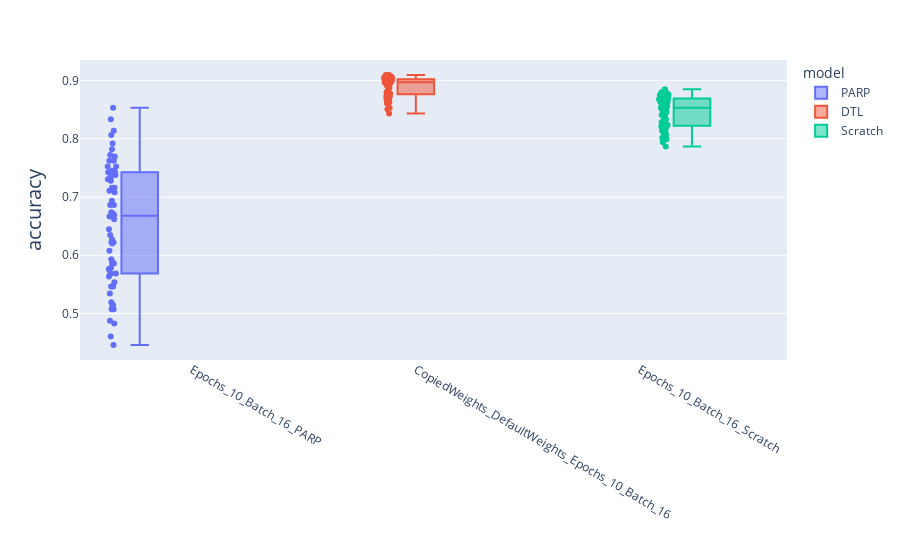

The code cell stored with this chart in its notebook:
### Code cell
import plotly.express as px 
fig = px.box(total_results,x="config",y=metric,color="model",
hover_name="model",points="all",
hover_data={'config':False,"input_w":True,"pred_w":True,"epochs":True,"batch":True,"model":False,
metric:":.2f","count":True,
'mean':':.2f','std':":.2f",'25%':':.2f',
'50%':':.2f', '75%':':.2f'})

fig.update_yaxes(title=metric_name_dic[metric],title_font_size=20)
fig.update_xaxes(title="",visible=True,showticklabels=True)
fig.update_traces(quartilemethod="exclusive")

### Figure 1 — Plotly figure (JSON) as saved in the notebook; plotly's stock layout.template omitted (floating-point values rounded to 4 significant figures; data arrays with more than 128 entries replaced by an {"elided": "..."} marker saying what was removed)
{"data": [{"alignmentgroup": "True", "boxpoints": "all", "customdata": {"elided": "64x11 mixed values"}, "hovertemplate": "<b>%{hovertext}</b><br><br>accuracy_score=%{y:.2f}<br>input_w=%{customdata[0]}<br>pred_w=%{customdata[1]}<br>epochs=%{customdata[2]}<br>batch=%{customdata[3]}<br>count=%{customdata[5]}<br>mean=%{customdata[6]:.2f}<br>std=%{customdata[7]:.2f}<br>25%=%{customdata[8]:.2f}<br>50%=%{customdata[9]:.2f}<br>75%=%{customdata[10]:.2f}<extra></extra>", "hovertext": ["PARP", "PARP", "PARP", "PARP", "PARP", "PARP", "PARP", "PARP", "PARP", "PARP", "PARP", "PARP", "PARP", "PARP", "PARP", "PARP", "PARP", "PARP", "PARP", "PARP", "PARP", "PARP", "PARP", "PARP", "PARP", "PARP", "PARP", "PARP", "PARP", "PARP", "PARP", "PARP", "PARP", "PARP", "PARP", "PARP", "PARP", "PARP", "PARP", "PARP", "PARP", "PARP", "PARP", "PARP", "PARP", "PARP", "PARP", "PARP", "PARP", "PARP", "PARP", "PARP", "PARP", "PARP", "PARP", "PARP", "PARP", "PARP", "PARP", "PARP", "PARP", "PARP", "PARP", "PARP"], "legendgroup": "PARP", "marker": {"color": "#636efa"}, "name": "PARP", "notched": false, "offsetgroup": "PARP", "orientation": "v", "quartilemethod": "exclusive", "showlegend": true, "type": "box", "x": ["Epochs_10_Batch_16_PARP", "Epochs_10_Batch_16_PARP", "Epochs_10_Batch_16_PARP", "Epochs_10_Batch_16_PARP", "Epochs_10_Batch_16_PARP", "Epochs_10_Batch_16_PARP", "Epochs_10_Batch_16_PARP", "Epochs_10_Batch_16_PARP", "Epochs_10_Batch_16_PARP", "Epochs_10_Batch_16_PARP", "Epochs_10_Batch_16_PARP", "Epochs_10_Batch_16_PARP", "Epochs_10_Batch_16_PARP", "Epochs_10_Batch_16_PARP", "Epochs_10_Batch_16_PARP", "Epochs_10_Batch_16_PARP", "Epochs_10_Batch_16_PARP", "Epochs_10_Batch_16_PARP", "Epochs_10_Batch_16_PARP", "Epochs_10_Batch_16_PARP", "Epochs_10_Batch_16_PARP", "Epochs_10_Batch_16_PARP", "Epochs_10_Batch_16_PARP", "Epochs_10_Batch_16_PARP", "Epochs_10_Batch_16_PARP", "Epochs_10_Batch_16_PARP", "Epochs_10_Batch_16_PARP", "Epochs_10_Batch_16_PARP", "Epochs_10_Batch_16_PARP", "Epochs_10_Batch_16_PARP", "Epochs_10_Batch_16_PARP", "Epochs_10_Batch_16_PARP", "Epochs_10_Batch_16_PARP", "Epochs_10_Batch_16_PARP", "Epochs_10_Batch_16_PARP", "Epochs_10_Batch_16_PARP", "Epochs_10_Batch_16_PARP", "Epochs_10_Batch_16_PARP", "Epochs_10_Batch_16_PARP", "Epochs_10_Batch_16_PARP", "Epochs_10_Batch_16_PARP", "Epochs_10_Batch_16_PARP", "Epochs_10_Batch_16_PARP", "Epochs_10_Batch_16_PARP", "Epochs_10_Batch_16_PARP", "Epochs_10_Batch_16_PARP", "Epochs_10_Batch_16_PARP", "Epochs_10_Batch_16_PARP", "Epochs_10_Batch_16_PARP", "Epochs_10_Batch_16_PARP", "Epochs_10_Batch_16_PARP", "Epochs_10_Batch_16_PARP", "Epochs_10_Batch_16_PARP", "Epochs_10_Batch_16_PARP", "Epochs_10_Batch_16_PARP", "Epochs_10_Batch_16_PARP", "Epochs_10_Batch_16_PARP", "Epochs_10_Batch_16_PARP", "Epochs_10_Batch_16_PARP", "Epochs_10_Batch_16_PARP", "Epochs_10_Batch_16_PARP", "Epochs_10_Batch_16_PARP", "Epochs_10_Batch_16_PARP", "Epochs_10_Batch_16_PARP"], "x0": " ", "xaxis": "x", "y": [0.7721, 0.7525, 0.7304, 0.5123, 0.4608, 0.4877, 0.5343, 0.5074, 0.5196, 0.7917, 0.7696, 0.7377, 0.7623, 0.7328, 0.6936, 0.8529, 0.8333, 0.8064, 0.6667, 0.6691, 0.6201, 0.7426, 0.7083, 0.7377, 0.5637, 0.5074, 0.5466, 0.6225, 0.5784, 0.6275, 0.6863, 0.6446, 0.6348, 0.7157, 0.6716, 0.6863, 0.6078, 0.5882, 0.576, 0.7819, 0.7623, 0.7451, 0.8137, 0.7525, 0.7426, 0.7451, 0.7279, 0.7157, 0.7108, 0.6618, 0.674, 0.5858, 0.5539, 0.5686, 0.5931, 0.5686, 0.5466, 0.5147, 0.4461, 0.4828, 0.7426, 0.6225, 0.5858, 0.5686], "y0": " ", "yaxis": "y"}, {"alignmentgroup": "True", "boxpoints": "all", "customdata": {"elided": "60x11 mixed values"}, "hovertemplate": "<b>%{hovertext}</b><br><br>accuracy_score=%{y:.2f}<br>input_w=%{customdata[0]}<br>pred_w=%{customdata[1]}<br>epochs=%{customdata[2]}<br>batch=%{customdata[3]}<br>count=%{customdata[5]}<br>mean=%{customdata[6]:.2f}<br>std=%{customdata[7]:.2f}<br>25%=%{customdata[8]:.2f}<br>50%=%{customdata[9]:.2f}<br>75%=%{customdata[10]:.2f}<extra></extra>", "hovertext": ["DTL", "DTL", "DTL", "DTL", "DTL", "DTL", "DTL", "DTL", "DTL", "DTL", "DTL", "DTL", "DTL", "DTL", "DTL", "DTL", "DTL", "DTL", "DTL", "DTL", "DTL", "DTL", "DTL", "DTL", "DTL", "DTL", "DTL", "DTL", "DTL", "DTL", "DTL", "DTL", "DTL", "DTL", "DTL", "DTL", "DTL", "DTL", "DTL", "DTL", "DTL", "DTL", "DTL", "DTL", "DTL", "DTL", "DTL", "DTL", "DTL", "DTL", "DTL", "DTL", "DTL", "DTL", "DTL", "DTL", "DTL", "DTL", "DTL", "DTL"], "legendgroup": "DTL", "marker": {"color": "#EF553B"}, "name": "DTL", "notched": false, "offsetgroup": "DTL", "orientation": "v", "quartilemethod": "exclusive", "showlegend": true, "type": "box", "x": ["CopiedWeights_DefaultWeights_Epochs_10_Batch_16", "CopiedWeights_DefaultWeights_Epochs_10_Batch_16", "CopiedWeights_DefaultWeights_Epochs_10_Batch_16", "CopiedWeights_DefaultWeights_Epochs_10_Batch_16", "CopiedWeights_DefaultWeights_Epochs_10_Batch_16", "CopiedWeights_DefaultWeights_Epochs_10_Batch_16", "CopiedWeights_DefaultWeights_Epochs_10_Batch_16", "CopiedWeights_DefaultWeights_Epochs_10_Batch_16", "CopiedWeights_DefaultWeights_Epochs_10_Batch_16", "CopiedWeights_DefaultWeights_Epochs_10_Batch_16", "CopiedWeights_DefaultWeights_Epochs_10_Batch_16", "CopiedWeights_DefaultWeights_Epochs_10_Batch_16", "CopiedWeights_DefaultWeights_Epochs_10_Batch_16", "CopiedWeights_DefaultWeights_Epochs_10_Batch_16", "CopiedWeights_DefaultWeights_Epochs_10_Batch_16", "CopiedWeights_DefaultWeights_Epochs_10_Batch_16", "CopiedWeights_DefaultWeights_Epochs_10_Batch_16", "CopiedWeights_DefaultWeights_Epochs_10_Batch_16", "CopiedWeights_DefaultWeights_Epochs_10_Batch_16", "CopiedWeights_DefaultWeights_Epochs_10_Batch_16", "CopiedWeights_DefaultWeights_Epochs_10_Batch_16", "CopiedWeights_DefaultWeights_Epochs_10_Batch_16", "CopiedWeights_DefaultWeights_Epochs_10_Batch_16", "CopiedWeights_DefaultWeights_Epochs_10_Batch_16", "CopiedWeights_DefaultWeights_Epochs_10_Batch_16", "CopiedWeights_DefaultWeights_Epochs_10_Batch_16", "CopiedWeights_DefaultWeights_Epochs_10_Batch_16", "CopiedWeights_DefaultWeights_Epochs_10_Batch_16", "CopiedWeights_DefaultWeights_Epochs_10_Batch_16", "CopiedWeights_DefaultWeights_Epochs_10_Batch_16", "CopiedWeights_DefaultWeights_Epochs_10_Batch_16", "CopiedWeights_DefaultWeights_Epochs_10_Batch_16", "CopiedWeights_DefaultWeights_Epochs_10_Batch_16", "CopiedWeights_DefaultWeights_Epochs_10_Batch_16", "CopiedWeights_DefaultWeights_Epochs_10_Batch_16", "CopiedWeights_DefaultWeights_Epochs_10_Batch_16", "CopiedWeights_DefaultWeights_Epochs_10_Batch_16", "CopiedWeights_DefaultWeights_Epochs_10_Batch_16", "CopiedWeights_DefaultWeights_Epochs_10_Batch_16", "CopiedWeights_DefaultWeights_Epochs_10_Batch_16", "CopiedWeights_DefaultWeights_Epochs_10_Batch_16", "CopiedWeights_DefaultWeights_Epochs_10_Batch_16", "CopiedWeights_DefaultWeights_Epochs_10_Batch_16", "CopiedWeights_DefaultWeights_Epochs_10_Batch_16", "CopiedWeights_DefaultWeights_Epochs_10_Batch_16", "CopiedWeights_DefaultWeights_Epochs_10_Batch_16", "CopiedWeights_DefaultWeights_Epochs_10_Batch_16", "CopiedWeights_DefaultWeights_Epochs_10_Batch_16", "CopiedWeights_DefaultWeights_Epochs_10_Batch_16", "CopiedWeights_DefaultWeights_Epochs_10_Batch_16", "CopiedWeights_DefaultWeights_Epochs_10_Batch_16", "CopiedWeights_DefaultWeights_Epochs_10_Batch_16", "CopiedWeights_DefaultWeights_Epochs_10_Batch_16", "CopiedWeights_DefaultWeights_Epochs_10_Batch_16", "CopiedWeights_DefaultWeights_Epochs_10_Batch_16", "CopiedWeights_DefaultWeights_Epochs_10_Batch_16", "CopiedWeights_DefaultWeights_Epochs_10_Batch_16", "CopiedWeights_DefaultWeights_Epochs_10_Batch_16", "CopiedWeights_DefaultWeights_Epochs_10_Batch_16", "CopiedWeights_DefaultWeights_Epochs_10_Batch_16"], "x0": " ", "xaxis": "x", "y": [0.8995, 0.8995, 0.8676, 0.8971, 0.902, 0.8848, 0.8971, 0.8971, 0.8799, 0.8946, 0.902, 0.8529, 0.8873, 0.8995, 0.8652, 0.8995, 0.8971, 0.8676, 0.9044, 0.9069, 0.8725, 0.8897, 0.902, 0.8725, 0.8946, 0.8995, 0.8824, 0.902, 0.9093, 0.8775, 0.9044, 0.9044, 0.8897, 0.8922, 0.9044, 0.8652, 0.9069, 0.8971, 0.8627, 0.8922, 0.9069, 0.8603, 0.8995, 0.8922, 0.875, 0.8971, 0.9044, 0.8627, 0.8971, 0.9044, 0.8676, 0.9044, 0.9093, 0.8431, 0.8799, 0.9044, 0.8505, 0.9093, 0.902, 0.8627], "y0": " ", "yaxis": "y"}, {"alignmentgroup": "True", "boxpoints": "all", "customdata": {"elided": "60x11 mixed values"}, "hovertemplate": "<b>%{hovertext}</b><br><br>accuracy_score=%{y:.2f}<br>input_w=%{customdata[0]}<br>pred_w=%{customdata[1]}<br>epochs=%{customdata[2]}<br>batch=%{customdata[3]}<br>count=%{customdata[5]}<br>mean=%{customdata[6]:.2f}<br>std=%{customdata[7]:.2f}<br>25%=%{customdata[8]:.2f}<br>50%=%{customdata[9]:.2f}<br>75%=%{customdata[10]:.2f}<extra></extra>", "hovertext": ["Scratch", "Scratch", "Scratch", "Scratch", "Scratch", "Scratch", "Scratch", "Scratch", "Scratch", "Scratch", "Scratch", "Scratch", "Scratch", "Scratch", "Scratch", "Scratch", "Scratch", "Scratch", "Scratch", "Scratch", "Scratch", "Scratch", "Scratch", "Scratch", "Scratch", "Scratch", "Scratch", "Scratch", "Scratch", "Scratch", "Scratch", "Scratch", "Scratch", "Scratch", "Scratch", "Scratch", "Scratch", "Scratch", "Scratch", "Scratch", "Scratch", "Scratch", "Scratch", "Scratch", "Scratch", "Scratch", "Scratch", "Scratch", "Scratch", "Scratch", "Scratch", "Scratch", "Scratch", "Scratch", "Scratch", "Scratch", "Scratch", "Scratch", "Scratch", "Scratch"], "legendgroup": "Scratch", "marker": {"color": "#00cc96"}, "name": "Scratch", "notched": false, "offsetgroup": "Scratch", "orientation": "v", "quartilemethod": "exclusive", "showlegend": true, "type": "box", "x": ["Epochs_10_Batch_16_Scratch", "Epochs_10_Batch_16_Scratch", "Epochs_10_Batch_16_Scratch", "Epochs_10_Batch_16_Scratch", "Epochs_10_Batch_16_Scratch", "Epochs_10_Batch_16_Scratch", "Epochs_10_Batch_16_Scratch", "Epochs_10_Batch_16_Scratch", "Epochs_10_Batch_16_Scratch", "Epochs_10_Batch_16_Scratch", "Epochs_10_Batch_16_Scratch", "Epochs_10_Batch_16_Scratch", "Epochs_10_Batch_16_Scratch", "Epochs_10_Batch_16_Scratch", "Epochs_10_Batch_16_Scratch", "Epochs_10_Batch_16_Scratch", "Epochs_10_Batch_16_Scratch", "Epochs_10_Batch_16_Scratch", "Epochs_10_Batch_16_Scratch", "Epochs_10_Batch_16_Scratch", "Epochs_10_Batch_16_Scratch", "Epochs_10_Batch_16_Scratch", "Epochs_10_Batch_16_Scratch", "Epochs_10_Batch_16_Scratch", "Epochs_10_Batch_16_Scratch", "Epochs_10_Batch_16_Scratch", "Epochs_10_Batch_16_Scratch", "Epochs_10_Batch_16_Scratch", "Epochs_10_Batch_16_Scratch", "Epochs_10_Batch_16_Scratch", "Epochs_10_Batch_16_Scratch", "Epochs_10_Batch_16_Scratch", "Epochs_10_Batch_16_Scratch", "Epochs_10_Batch_16_Scratch", "Epochs_10_Batch_16_Scratch", "Epochs_10_Batch_16_Scratch", "Epochs_10_Batch_16_Scratch", "Epochs_10_Batch_16_Scratch", "Epochs_10_Batch_16_Scratch", "Epochs_10_Batch_16_Scratch", "Epochs_10_Batch_16_Scratch", "Epochs_10_Batch_16_Scratch", "Epochs_10_Batch_16_Scratch", "Epochs_10_Batch_16_Scratch", "Epochs_10_Batch_16_Scratch", "Epochs_10_Batch_16_Scratch", "Epochs_10_Batch_16_Scratch", "Epochs_10_Batch_16_Scratch", "Epochs_10_Batch_16_Scratch", "Epochs_10_Batch_16_Scratch", "Epochs_10_Batch_16_Scratch", "Epochs_10_Batch_16_Scratch", "Epochs_10_Batch_16_Scratch", "Epochs_10_Batch_16_Scratch", "Epochs_10_Batch_16_Scratch", "Epochs_10_Batch_16_Scratch", "Epochs_10_Batch_16_Scratch", "Epochs_10_Batch_16_Scratch", "Epochs_10_Batch_16_Scratch", "Epochs_10_Batch_16_Scratch"], "x0": " ", "xaxis": "x", "y": [0.8775, 0.8578, 0.8064, 0.8725, 0.8627, 0.826, 0.848, 0.8407, 0.8088, 0.8407, 0.8824, 0.8284, 0.8652, 0.8529, 0.799, 0.8603, 0.8701, 0.8211, 0.8529, 0.8407, 0.8211, 0.8848, 0.8652, 0.8309, 0.8407, 0.8701, 0.8015, 0.8505, 0.8676, 0.8235, 0.8701, 0.8775, 0.8186, 0.8701, 0.8775, 0.8309, 0.875, 0.8652, 0.8015, 0.8603, 0.8676, 0.8456, 0.8603, 0.8701, 0.7868, 0.8431, 0.8799, 0.8211, 0.8554, 0.7941, 0.8333, 0.8725, 0.875, 0.8137, 0.8627, 0.8529, 0.8064, 0.8137, 0.8554, 0.8113], "y0": " ", "yaxis": "y"}], "layout": {"boxmode": "group", "legend": {"title": {"text": "model"}, "tracegroupgap": 0}, "margin": {"t": 60}, "xaxis": {"anchor": "y", "domain": [0, 1], "showticklabels": true, "title": {"text": ""}, "visible": true}, "yaxis": {"anchor": "x", "domain": [0, 1], "title": {"font": {"size": 20}, "text": "accuracy"}}}}
